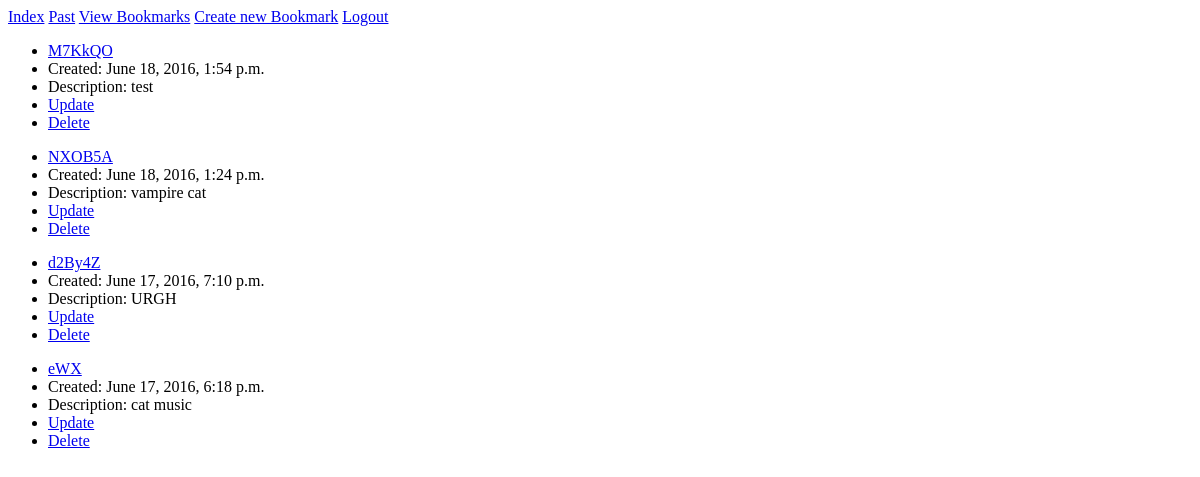
The page /userbookmarks/ (signed in) on the database as committed earlier.
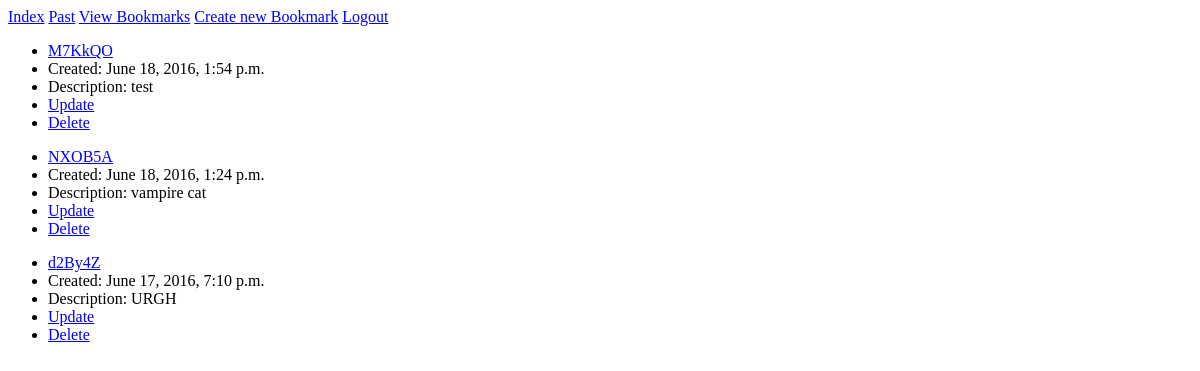
The same page on the database as committed later.
### appurl/models.py (models this page shows)
class Bookmark(models.Model):
    link = models.TextField()
    shortlink = models.CharField(max_length=50)
    title = models.CharField(max_length=50)
    description = models.TextField(blank=True)
    created = models.DateTimeField(auto_now_add=True)
    user = models.ForeignKey(User)
    view = models.IntegerField(default=0)
    class Meta:
        ordering = ['-created']

### appurl/views.py (the view)
# urls.py: url(r'^userbookmarks/', ViewBookmark.as_view(), name='viewbookmarks'),
class ViewBookmark(TemplateView):
    template_name = "bookmarks.html"
    def get_context_data(self, **kwargs):
        user = self.request.user
        context = super().get_context_data(**kwargs)
        context['bookmark'] = Bookmark.objects.filter(user=user)
        return context

### appurl/templates/bookmarks.html
{% extends 'base.html' %}
{% block content %}
  {% for item in bookmark %}
  <ul>
    <li><a href="{% url 'redirect' item.shortlink %}">{{ item.shortlink }}</a></li>
    <li>Created: {{ item.created }}</li>
    <li>Description: {{ item.description }}</li>
    <li><a href="{{index}}/update/{{ item.id }}">Update</a></li>
    <li><a href="{{index}}/delete/{{ item.id }}">Delete</a></li>
  </ul>
  {% endfor %}
{% endblock %}

Rows that differ between the two databases and show on the page:
removed Bookmark: shortlink "eWX", created "June 17, 2016, 6:18 p.m.", description "cat music"
